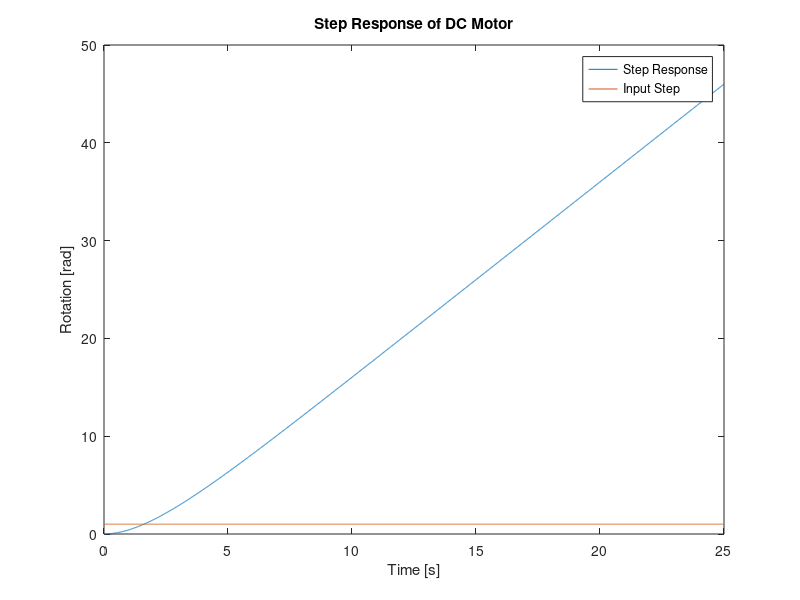

Recreate this plot in MATLAB.
%% EGB242 Assignment 2, Section 2 %%
% This file is a template for your MATLAB solution to Section 2.
%
% Before starting to write code, generate your data with the ??? as
% described in the assignment task.

%% Initialise workspace
clear all; close all;

% Begin writing your MATLAB solution below this line.
%% 2.1
% Plot comparison between the step input and the step response
% g_m(t) = 2(1 - e^-0.5t)

% Variable definitions
T = 25;
samples = 1e4;
fs = samples / T;
ts = 1 / fs;

% Time vector
timeVec = linspace(0, T, samples + 1);
timeVec(end) = [];

% Input step
inputStep = ones(size(timeVec));

% Transfer function
num1 = [1];
den1 = [1, 0.5, 0];
H1 = tf(num1, den1);

% Impulse response
g_m = 2 * (1 - exp(-0.5 * timeVec));

% Step Response using lsim()
stepResponse = lsim(H1, inputStep, timeVec);

% Step response plot
figure;
plot(timeVec, stepResponse);
hold on;
plot(timeVec, inputStep);

title("Step Response of DC Motor");
xlabel("Time [s]");
ylabel("Rotation [rad]");
legend("Step Response", "Input Step");
% plot diverges -> inf so motor alone isn't sufficient to control camera
